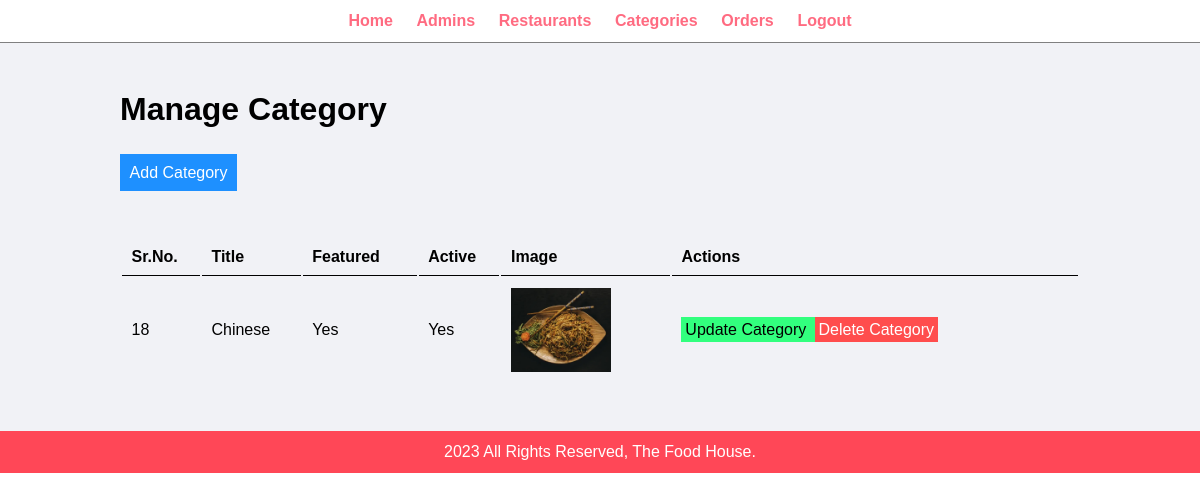
/admin/manage-category.php (signed in), run on an earlier commit of the app's database.
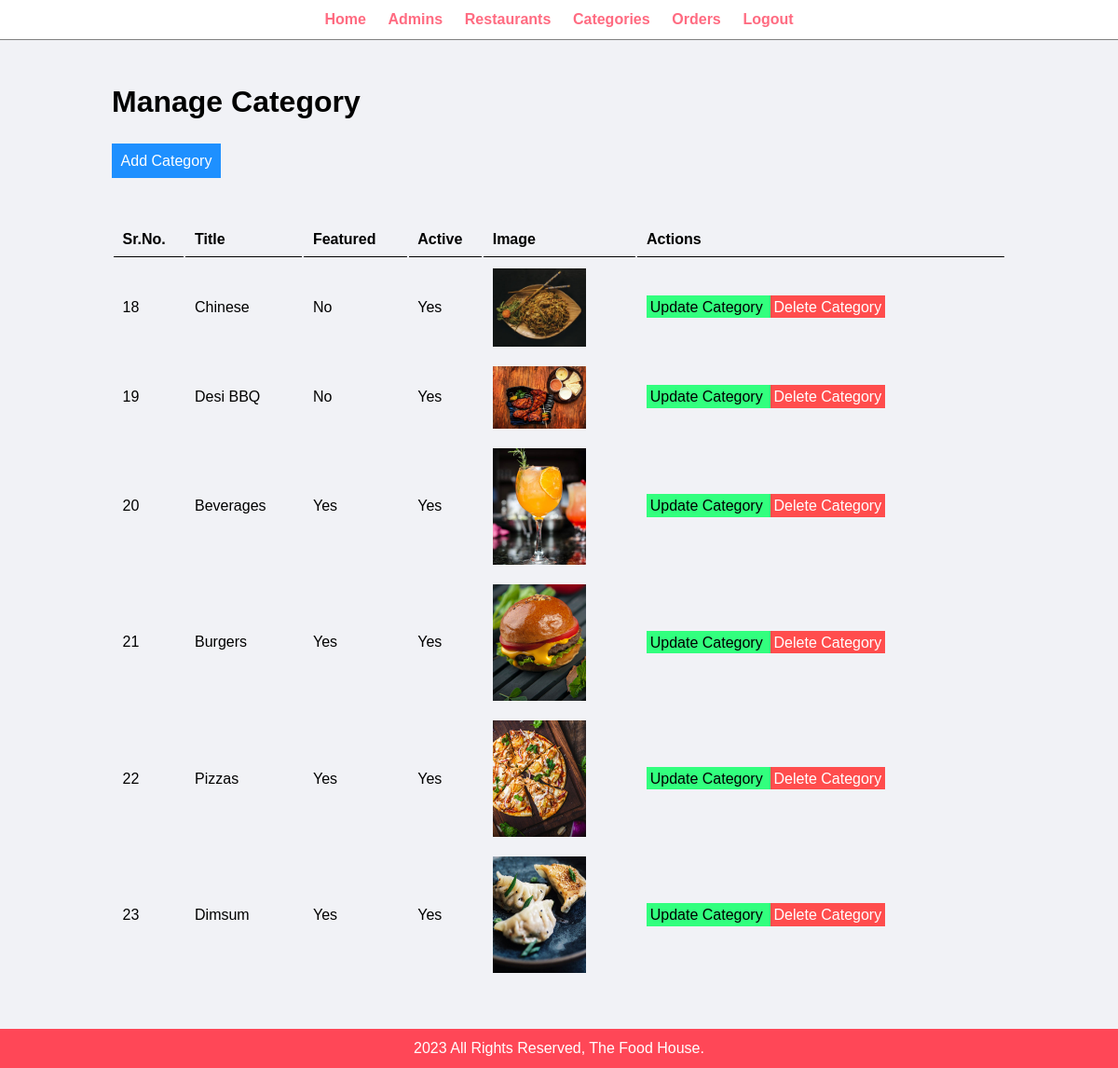
And on a later commit of the database.
### tables this page shows
CREATE TABLE `tbl_categories` (
  `cat_id` int(10) UNSIGNED NOT NULL,
  `title` varchar(100) NOT NULL,
  `image_name` varchar(255) DEFAULT NULL,
  `featured` varchar(10) NOT NULL,
  `active` varchar(10) NOT NULL
);

### config/connect.php (called while the page is built, shortened)
<?php
    $home_url = "http://localhost/food-order-project/";
?>

### admin/manage-category.php (the view, shortened to what this page needs)
<?php include('partials/menu.php') ?>
<div class="main-content">
    <div class="wrapper">
        <h1>Manage Category</h1>
        <br>
        <br>
        <a href="<?php echo $home_url; ?>admin/add-category.php" class="btn-primary">Add Category</a>
        <br>
        <br>
        <br><br>
        <table class="tbl-full">
            <tr>
                <th>Sr.No.</th>
                <th>Title</th>
                <th>Featured</th>
                <th>Active</th>
                <th>Image</th>
                <th>Actions</th>
            </tr>
            <?php
            $sql = 'SELECT * FROM tbl_categories';
            $result = mysqli_query($conn, $sql);
            if($result == True) {
                $count = mysqli_num_rows($result);
                if($count > 0) {
                    while($rows = mysqli_fetch_assoc($result)) {
                        $id = $rows['cat_id'];
                        $title = $rows['title'];
                        $featured = $rows['featured'];
                        $active = $rows['active'];
                        $image = $rows['image_name'];
                        ?>
                        <tr>
                            <td>
                                <?php echo $id; ?>
                            </td>
                            <td>
                                <?php echo $title; ?>
                            </td>
                            <td>
                                <?php echo $featured; ?>
                            </td>
                            <td>
                                <?php echo $active; ?>
                            </td>
                            <?php
                                if($image != '') {
                                    ?>
                                    <td>
                                        <img src="<?php echo $home_url; ?>images/category/<?php echo $image; ?>" width="100px">
                                    </td>
                                    <?php
                                } else {
                                    ?>
                                    <td>
                                        <div class="error">Image Not Added</div>
                                    </td>
                                    <?php
                                }
                            ?>
                            <td>
                                <a href="update-category.php?id=<?php echo $id;?>" class="btn-secondary">Update
                                    Category
                                </a>
                                <a href="delete-category.php?id=<?php echo $id;?>" class="btn-danger">Delete Category</a>
                            </td>
                            <?php
                    }
                }
            }
            ?>
            </tr>
        </table>
    </div>
</div>
<?php include('partials/footer.php') ?>

### admin/partials/menu.php (shortened to what this page needs)
<?php
    include('../config/connect.php');
?>
<html>
    <head>
        <link rel="stylesheet" href="../css/admin.css">
    </head>
    <body>
        <div class="menu text-center">
            <div class="wrapper">
                <ul>
                    <li>
                        <a href="index.php">Home</a>
                    </li>
                    <li>
                        <a href="admin-panel.php">Admins</a>
                    </li>
                    <li>
                        <a href="manage-restaurants.php">Restaurants</a>
                    </li>
                    <li>
                        <a href="manage-category.php">Categories</a>
                    </li>
                    <li>
                        <a href="manage-orders.php">Orders</a>
                    </li>
                    <li>
                        <a href="logout.php">Logout</a>
                    </li>
                </ul>
            </div>
        </div>

### admin/partials/footer.php
        <div class="footer">
            <div class="wrapper">
                <p class="text-center">2023 All Rights Reserved, The Food House.</p>
            </div>
        </div>
    </body>
</html>

### css/admin.css (style rules this page uses)
* { margin: 0; padding: 0; font-family: Arial, Helvetica, sans-serif }
.wrapper { padding: 1%; width: 80%; margin: 0 auto; }
.text-center { text-align: center; }
.tbl-full { width: 100%; }
table tr th { border-bottom: 1px solid black; padding: 1%; text-align: left; }
table tr td { padding: 1%; }
.btn-primary { background-color: #1e90ff; padding: 1%; color: white; text-decoration: none; }
.btn-secondary { background-color: #32ff7e; padding: 1%; color: black; text-decoration: none; }
.btn-danger { background-color: #ff4d4d; padding: 1%; color: white; text-decoration: none; }
.menu { border-bottom: 1px solid gray; }
.menu ul { list-style-type: none; }
.menu ul li { display: inline; padding: 1%; }
.menu ul li a { text-decoration: none; font-weight: bold; color: #ff6b81; }
.main-content { background-color: #f1f2f6; padding: 3% 0; }
.footer { background-color: #ff4757; color: white; }

What changed in the data, as far as the page shows it:
changed tbl_categories "Chinese": featured "Yes" → "No"
added tbl_categories: cat_id "19", title "Desi BBQ", featured "No", active "Yes", image_name (picture)
added tbl_categories: cat_id "20", title "Beverages", featured "Yes", active "Yes", image_name (picture)
added tbl_categories: cat_id "21", title "Burgers", featured "Yes", active "Yes", image_name (picture)
added tbl_categories: cat_id "22", title "Pizzas", featured "Yes", active "Yes", image_name (picture)
added tbl_categories: cat_id "23", title "Dimsum", featured "Yes", active "Yes", image_name (picture)
